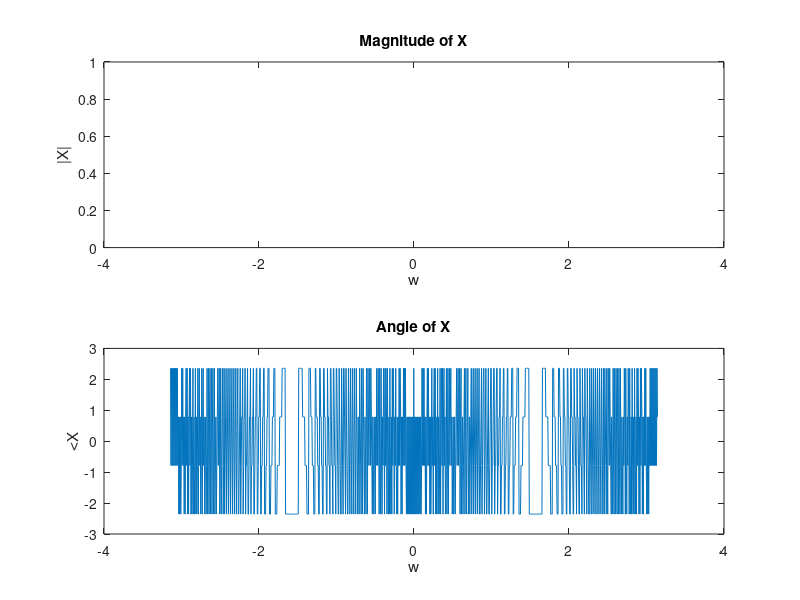

The MATLAB source for this figure:
clc;
close all;
clear all;
n=0:10;
x=cot(2*pi*n); 
w=linspace(-pi,pi,1000);
X=zeros(1,length(w));
for k=1:length(w)
    X(k)=sum(x.*exp(-1j*(w(k))*k));
end
disp(X);

subplot(2,1,1);
plot(w,abs(X));
title("Magnitude of X");
xlabel('w');
ylabel('|X|');

subplot(2,1,2);
plot(w,angle(X));
title("Angle of X");
xlabel('w');
ylabel('<X');
